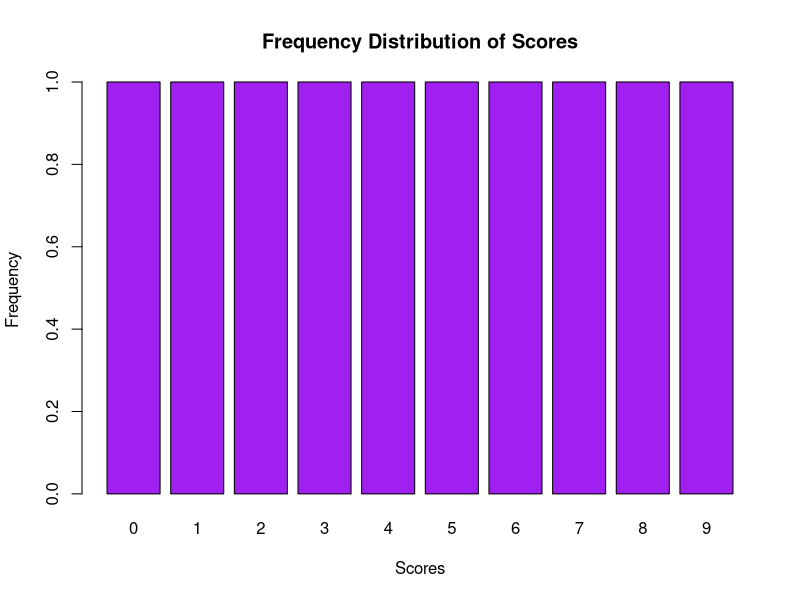
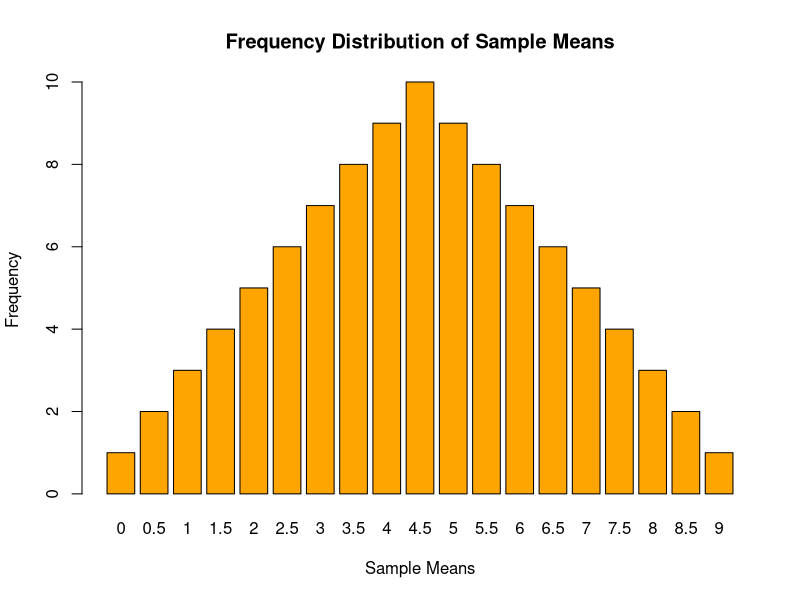

Reproduce these figures in R, in order.
## ---- chunk 1
library(tidyverse)
library(dplyr)
## ---- chunk 2
#define the scores as a vector
scores <- c(0, 1, 2, 3, 4, 5, 6, 7, 8, 9)

#dataframe
scores_df <- data.frame(Scores = scores)
print(scores_df)
## ---- chunk 3
freq_dist <- table(scores_df$Scores)
print(freq_dist)
## ---- chunk 4
barplot(freq_dist, main="Frequency Distribution of Scores", xlab="Scores", ylab="Frequency", col="purple")
## ---- chunk 5
#generate all possible samples of size 2 with replacement
samples <- expand.grid(scores, scores)
## ---- chunk 6
#print samples
print(samples)
## ---- chunk 7
sample_means <- rowMeans(samples)
## ---- chunk 8
## Sample Dataframe
sample_means_df <- data.frame(SampleMeans = sample_means)
## ---- chunk 9
freq_dist_means <- table(sample_means_df$SampleMeans)
print(freq_dist_means)
## ---- chunk 10
barplot(freq_dist_means, main="Frequency Distribution of Sample Means", xlab="Sample Means", ylab="Frequency", col="orange")
## ---- chunk 11
population_scores <- c(0, 1, 2, 3, 4, 5, 6, 7, 8, 9)
## ---- chunk 12
population_mean <- mean(population_scores)
population_sd <- sd(population_scores)
cat("Population Mean:", population_mean, "\n")
cat("Population Standard Deviation:", population_sd, "\n")
## ---- chunk 13
sampling_mean <- mean(sample_means_df$SampleMeans)
sampling_sd <- sd(sample_means_df$SampleMeans)
cat("Sampling Distribution Mean:", sampling_mean, "\n")
cat("Sampling Distribution Standard Deviation:", sampling_sd, "\n")
## ---- chunk 14
# population scores
population_scores <- c(0, 1, 2, 3, 4, 5, 6, 7, 8, 9)

#population mean and standard deviation
population_mean <- mean(population_scores)
population_sd <- sd(population_scores)

#sample size
sample_size <- 2

#standard error
standard_error <- population_sd / sqrt(sample_size)

#zscores for the sample mean being within 2 points of the population mean
z_lower <- (population_mean - 2 - population_mean) / standard_error
z_upper <- (population_mean + 2 - population_mean) / standard_error

#probability for zscores
probability <- pnorm(z_upper) - pnorm(z_lower)
cat("Probability of getting a sample mean within 2 points of the population mean:", probability, "\n")
